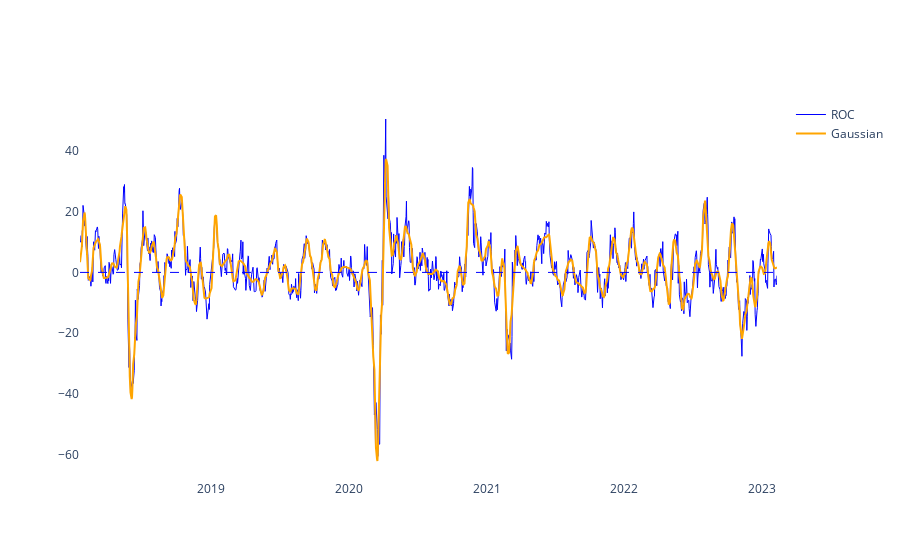

Source (notebook cell):
### Code cell
resultados_roc = ta.momentum.ROCIndicator(df["Close"],12,False)
resultados_roc.roc().dropna(inplace=True)

resultados_roc_sem_null = resultados_roc.roc().dropna()

roc_np = resultados_roc_sem_null.to_numpy()

roc_np = roc_np.reshape(1,len(roc_np))


smoother_roc = GaussianSmoother(n_knots=150, sigma=0.000009)
smoother_roc.smooth(roc_np)


fig = go.Figure()

fig.add_trace(
    go.Scatter(
        name="ROC",
        x=resultados_roc_sem_null.index,
        y=resultados_roc_sem_null,
        line=dict(color='blue', width=1))
)

fig.add_trace(
    go.Scatter(
        x=resultados_roc_sem_null.index,
        y=smoother_roc.smooth_data[0],
        mode='lines',
        name='Gaussian',
        line=dict(color="orange"))
)


fig.add_hline(y=0,line_color="blue",line_width=1, line_dash="dash")
fig.update_layout(paper_bgcolor='rgba(0,0,0,0)', plot_bgcolor='rgba(0,0,0,0)')

### Figure 1 — Plotly figure (JSON) as saved in the notebook; plotly's stock layout.template omitted (floating-point values rounded to 4 significant figures; data arrays with more than 128 entries replaced by an {"elided": "..."} marker saying what was removed)
{"data": [{"line": {"color": "blue", "width": 1}, "name": "ROC", "type": "scatter", "x": {"elided": "1257 str values"}, "y": {"elided": "1257 float values"}}, {"line": {"color": "orange"}, "mode": "lines", "name": "Gaussian", "type": "scatter", "x": {"elided": "1257 str values"}, "y": {"elided": "1257 float values"}}], "layout": {"paper_bgcolor": "rgba(0,0,0,0)", "plot_bgcolor": "rgba(0,0,0,0)", "shapes": [{"line": {"color": "blue", "dash": "dash", "width": 1}, "type": "line", "x0": 0, "x1": 1, "xref": "x domain", "y0": 0, "y1": 0, "yref": "y"}]}}
